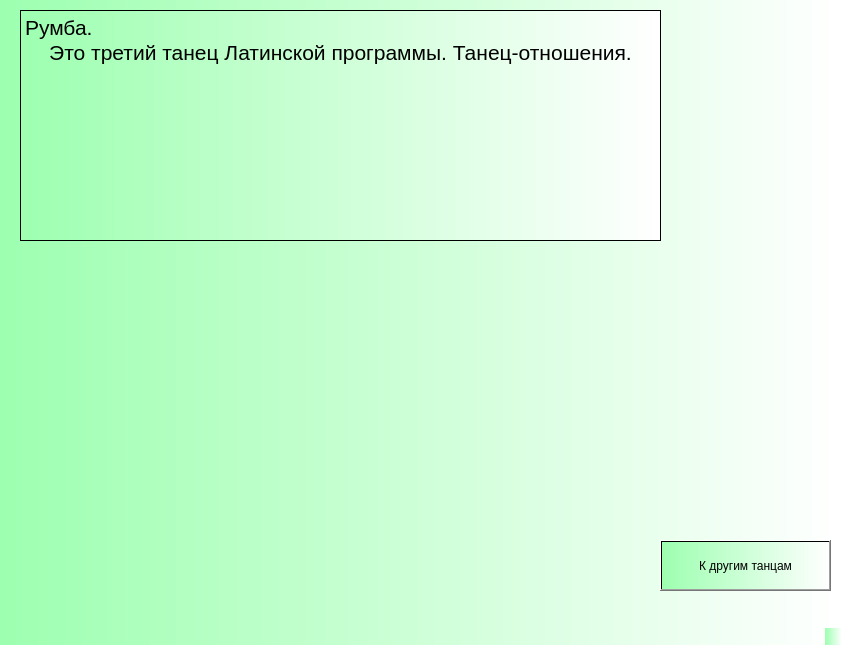
<?xml version="1.0" encoding="UTF-8"?>
<ui version="4.0">
 <class>MainWindow</class>
 <widget class="QMainWindow" name="MainWindow">
  <property name="geometry">
   <rect>
    <x>0</x>
    <y>0</y>
    <width>842</width>
    <height>645</height>
   </rect>
  </property>
  <property name="windowTitle">
   <string>MainWindow</string>
  </property>
  <property name="styleSheet">
   <string notr="true">background-color: qlineargradient(spread:pad, x1:0, y1:0, x2:1, y2:0, stop:0 rgba(157, 255, 176, 255), stop:1 rgba(255, 255, 255, 255));</string>
  </property>
  <widget class="QWidget" name="centralwidget">
   <widget class="QPushButton" name="nazad_8">
    <property name="geometry">
     <rect>
      <x>660</x>
      <y>540</y>
      <width>171</width>
      <height>51</height>
     </rect>
    </property>
    <property name="text">
     <string>К другим танцам</string>
    </property>
   </widget>
   <widget class="QTextBrowser" name="textBrowser">
    <property name="geometry">
     <rect>
      <x>20</x>
      <y>10</y>
      <width>641</width>
      <height>231</height>
     </rect>
    </property>
    <property name="html">
     <string>&lt;!DOCTYPE HTML PUBLIC &quot;-//W3C//DTD HTML 4.0//EN&quot; &quot;http://www.w3.org/TR/REC-html40/strict.dtd&quot;&gt;
&lt;html&gt;&lt;head&gt;&lt;meta name=&quot;qrichtext&quot; content=&quot;1&quot; /&gt;&lt;style type=&quot;text/css&quot;&gt;
p, li { white-space: pre-wrap; }
&lt;/style&gt;&lt;/head&gt;&lt;body style=&quot; font-family:'MS Shell Dlg 2'; font-size:8pt; font-weight:400; font-style:normal;&quot;&gt;
&lt;p style=&quot; margin-top:0px; margin-bottom:0px; margin-left:0px; margin-right:0px; -qt-block-indent:0; text-indent:0px;&quot;&gt;&lt;span style=&quot; font-size:16pt;&quot;&gt;Румба.&lt;/span&gt;&lt;/p&gt;
&lt;p align=&quot;center&quot; style=&quot; margin-top:0px; margin-bottom:0px; margin-left:0px; margin-right:0px; -qt-block-indent:0; text-indent:0px;&quot;&gt;&lt;span style=&quot; font-size:16pt;&quot;&gt;Это третий танец Латинской программы. Танец-отношения.&lt;/span&gt;&lt;/p&gt;&lt;/body&gt;&lt;/html&gt;</string>
    </property>
   </widget>
  </widget>
  <widget class="QMenuBar" name="menubar">
   <property name="geometry">
    <rect>
     <x>0</x>
     <y>0</y>
     <width>842</width>
     <height>18</height>
    </rect>
   </property>
  </widget>
  <widget class="QStatusBar" name="statusbar"/>
 </widget>
 <resources/>
 <connections/>
</ui>
